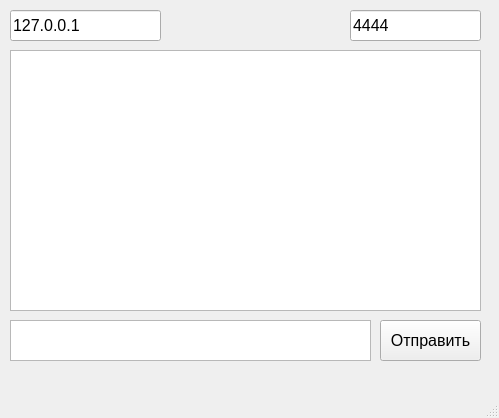
<?xml version="1.0" encoding="UTF-8"?>
<ui version="4.0">
 <class>MainWindow</class>
 <widget class="QMainWindow" name="MainWindow">
  <property name="geometry">
   <rect>
    <x>0</x>
    <y>0</y>
    <width>499</width>
    <height>418</height>
   </rect>
  </property>
  <property name="windowTitle">
   <string>MainWindow</string>
  </property>
  <widget class="QWidget" name="centralwidget">
   <widget class="QPushButton" name="pushButton">
    <property name="geometry">
     <rect>
      <x>380</x>
      <y>320</y>
      <width>101</width>
      <height>41</height>
     </rect>
    </property>
    <property name="font">
     <font>
      <pointsize>12</pointsize>
     </font>
    </property>
    <property name="text">
     <string>Отправить</string>
    </property>
   </widget>
   <widget class="QTextBrowser" name="textBrowser">
    <property name="geometry">
     <rect>
      <x>10</x>
      <y>50</y>
      <width>471</width>
      <height>261</height>
     </rect>
    </property>
   </widget>
   <widget class="QLineEdit" name="lineEdit">
    <property name="geometry">
     <rect>
      <x>10</x>
      <y>10</y>
      <width>151</width>
      <height>31</height>
     </rect>
    </property>
    <property name="font">
     <font>
      <pointsize>12</pointsize>
     </font>
    </property>
    <property name="text">
     <string>127.0.0.1</string>
    </property>
   </widget>
   <widget class="QLineEdit" name="lineEdit_2">
    <property name="geometry">
     <rect>
      <x>350</x>
      <y>10</y>
      <width>131</width>
      <height>31</height>
     </rect>
    </property>
    <property name="font">
     <font>
      <pointsize>12</pointsize>
     </font>
    </property>
    <property name="text">
     <string>4444</string>
    </property>
   </widget>
   <widget class="QTextEdit" name="textEdit">
    <property name="geometry">
     <rect>
      <x>10</x>
      <y>320</y>
      <width>361</width>
      <height>41</height>
     </rect>
    </property>
    <property name="font">
     <font>
      <pointsize>12</pointsize>
     </font>
    </property>
   </widget>
  </widget>
  <widget class="QMenuBar" name="menubar">
   <property name="geometry">
    <rect>
     <x>0</x>
     <y>0</y>
     <width>499</width>
     <height>21</height>
    </rect>
   </property>
  </widget>
  <widget class="QStatusBar" name="statusbar"/>
 </widget>
 <resources/>
 <connections/>
</ui>
